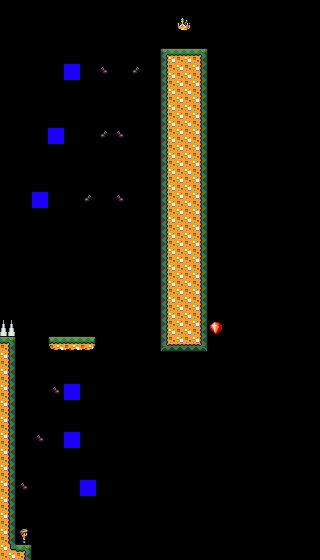

Below is a game level as drawn by its tile map, then a one-line description and the .tmx file that defines it, in full:
An orthogonal 20x35 tile map with 16x16 px tiles, 3 tile layers (Geometry, Platforms, Entities).

<map version="1.4" tiledversion="1.4.3" orientation="orthogonal" renderorder="right-down" width="20" height="35" tilewidth="16" tileheight="16" infinite="0" nextlayerid="5" nextobjectid="1">
 <editorsettings>
  <export target="level4.lua" format="lua" />
 </editorsettings>
 <tileset firstgid="1" source="../Seasons16.tsx" />
 <layer id="2" name="Geometry" width="20" height="35">
  <data encoding="csv">
0,0,0,0,0,0,0,0,0,0,0,0,0,0,0,0,0,0,0,0,
0,0,0,0,0,0,0,0,0,0,0,65,0,0,0,0,0,0,0,0,
0,0,0,0,0,0,0,0,0,0,0,0,0,0,0,0,0,0,0,0,
0,0,0,0,0,0,0,0,0,0,52,53,54,0,0,0,0,0,0,0,
0,0,0,0,0,0,0,0,0,0,69,70,71,0,0,0,0,0,0,0,
0,0,0,0,0,0,0,0,0,0,69,70,71,0,0,0,0,0,0,0,
0,0,0,0,0,0,0,0,0,0,69,70,71,0,0,0,0,0,0,0,
0,0,0,0,0,0,0,0,0,0,69,70,71,0,0,0,0,0,0,0,
0,0,0,0,0,0,0,0,0,0,69,70,71,0,0,0,0,0,0,0,
0,0,0,0,0,0,0,0,0,0,69,70,71,0,0,0,0,0,0,0,
0,0,0,0,0,0,0,0,0,0,69,70,71,0,0,0,0,0,0,0,
0,0,0,0,0,0,0,0,0,0,69,70,71,0,0,0,0,0,0,0,
0,0,0,0,0,0,0,0,0,0,69,70,71,0,0,0,0,0,0,0,
0,0,0,0,0,0,0,0,0,0,69,70,71,0,0,0,0,0,0,0,
0,0,0,0,0,0,0,0,0,0,69,70,71,0,0,0,0,0,0,0,
0,0,0,0,0,0,0,0,0,0,69,70,71,0,0,0,0,0,0,0,
0,0,0,0,0,0,0,0,0,0,69,70,71,0,0,0,0,0,0,0,
0,0,0,0,0,0,0,0,0,0,69,70,71,0,0,0,0,0,0,0,
0,0,0,0,0,0,0,0,0,0,69,70,71,0,0,0,0,0,0,0,
0,0,0,0,0,0,0,0,0,0,69,70,71,0,0,0,0,0,0,0,
105,0,0,0,0,0,0,0,0,0,69,70,71,0,0,0,0,0,0,0,
54,0,0,0,0,0,0,0,0,0,86,87,88,0,0,0,0,0,0,0,
71,0,0,0,0,0,0,0,0,0,0,0,0,0,0,0,0,0,0,0,
71,0,0,0,0,0,0,0,0,0,0,0,0,0,0,0,0,0,0,0,
71,0,0,0,0,0,0,0,0,0,0,0,0,0,0,0,0,0,0,0,
71,0,0,0,0,0,0,0,0,0,0,0,0,0,0,0,0,0,0,0,
71,0,0,0,0,0,0,0,0,0,0,0,0,0,0,0,0,0,0,0,
71,0,0,0,0,0,0,0,0,0,0,0,0,0,0,0,0,0,0,0,
71,0,0,0,0,0,0,0,0,0,0,0,0,0,0,0,0,0,0,0,
71,0,0,0,0,0,0,0,0,0,0,0,0,0,0,0,0,0,0,0,
71,0,0,0,0,0,0,0,0,0,0,0,0,0,0,0,0,0,0,0,
71,0,0,0,0,0,0,0,0,0,0,0,0,0,0,0,0,0,0,0,
71,0,0,0,0,0,0,0,0,0,0,0,0,0,0,0,0,0,0,0,
71,0,0,0,0,0,0,0,0,0,0,0,0,0,0,0,0,0,0,0,
104,54,0,0,0,0,0,0,0,0,0,0,0,0,0,0,0,0,0,0
</data>
 </layer>
 <layer id="3" name="Platforms" width="20" height="35">
  <data encoding="csv">
0,0,0,0,0,0,0,0,0,0,0,0,0,0,0,0,0,0,0,0,
0,0,0,0,0,0,0,0,0,0,0,0,0,0,0,0,0,0,0,0,
0,0,0,0,0,0,0,0,0,0,0,0,0,0,0,0,0,0,0,0,
0,0,0,0,0,0,0,0,0,0,0,0,0,0,0,0,0,0,0,0,
0,0,0,0,0,0,0,0,0,0,0,0,0,0,0,0,0,0,0,0,
0,0,0,0,0,0,0,0,0,0,0,0,0,0,0,0,0,0,0,0,
0,0,0,0,0,0,0,0,0,0,0,0,0,0,0,0,0,0,0,0,
0,0,0,0,0,0,0,0,0,0,0,0,0,0,0,0,0,0,0,0,
0,0,0,0,0,0,0,0,0,0,0,0,0,0,0,0,0,0,0,0,
0,0,0,0,0,0,0,0,0,0,0,0,0,0,0,0,0,0,0,0,
0,0,0,0,0,0,0,0,0,0,0,0,0,0,0,0,0,0,0,0,
0,0,0,0,0,0,0,0,0,0,0,0,0,0,0,0,0,0,0,0,
0,0,0,0,0,0,0,0,0,0,0,0,0,0,0,0,0,0,0,0,
0,0,0,0,0,0,0,0,0,0,0,0,0,0,0,0,0,0,0,0,
0,0,0,0,0,0,0,0,0,0,0,0,0,0,0,0,0,0,0,0,
0,0,0,0,0,0,0,0,0,0,0,0,0,0,0,0,0,0,0,0,
0,0,0,0,0,0,0,0,0,0,0,0,0,0,0,0,0,0,0,0,
0,0,0,0,0,0,0,0,0,0,0,0,0,0,0,0,0,0,0,0,
0,0,0,0,0,0,0,0,0,0,0,0,0,0,0,0,0,0,0,0,
0,0,0,0,0,0,0,0,0,0,0,0,0,0,0,0,0,0,0,0,
0,0,0,0,0,0,0,0,0,0,0,0,0,0,0,0,0,0,0,0,
0,0,0,188,189,190,0,0,0,0,0,0,0,0,0,0,0,0,0,0,
0,0,0,0,0,0,0,0,0,0,0,0,0,0,0,0,0,0,0,0,
0,0,0,0,0,0,0,0,0,0,0,0,0,0,0,0,0,0,0,0,
0,0,0,0,0,0,0,0,0,0,0,0,0,0,0,0,0,0,0,0,
0,0,0,0,0,0,0,0,0,0,0,0,0,0,0,0,0,0,0,0,
0,0,0,0,0,0,0,0,0,0,0,0,0,0,0,0,0,0,0,0,
0,0,0,0,0,0,0,0,0,0,0,0,0,0,0,0,0,0,0,0,
0,0,0,0,0,0,0,0,0,0,0,0,0,0,0,0,0,0,0,0,
0,0,0,0,0,0,0,0,0,0,0,0,0,0,0,0,0,0,0,0,
0,0,0,0,0,0,0,0,0,0,0,0,0,0,0,0,0,0,0,0,
0,0,0,0,0,0,0,0,0,0,0,0,0,0,0,0,0,0,0,0,
0,0,0,0,0,0,0,0,0,0,0,0,0,0,0,0,0,0,0,0,
0,0,0,0,0,0,0,0,0,0,0,0,0,0,0,0,0,0,0,0,
0,0,0,0,0,0,0,0,0,0,0,0,0,0,0,0,0,0,0,0
</data>
 </layer>
 <layer id="4" name="Entities" width="20" height="35">
  <data encoding="csv">
0,0,0,0,0,0,0,0,0,0,0,0,0,0,0,0,0,0,0,0,
0,0,0,0,0,0,0,0,0,0,0,0,0,0,0,0,0,0,0,0,
0,0,0,0,0,0,0,0,0,0,0,0,0,0,0,0,0,0,0,0,
0,0,0,0,0,0,0,0,0,0,0,0,0,0,0,0,0,0,0,0,
0,0,0,0,66,0,30,0,47,0,0,0,0,0,0,0,0,0,0,0,
0,0,0,0,0,0,0,0,0,0,0,0,0,0,0,0,0,0,0,0,
0,0,0,0,0,0,0,0,0,0,0,0,0,0,0,0,0,0,0,0,
0,0,0,0,0,0,0,0,0,0,0,0,0,0,0,0,0,0,0,0,
0,0,0,66,0,0,47,30,0,0,0,0,0,0,0,0,0,0,0,0,
0,0,0,0,0,0,0,0,0,0,0,0,0,0,0,0,0,0,0,0,
0,0,0,0,0,0,0,0,0,0,0,0,0,0,0,0,0,0,0,0,
0,0,0,0,0,0,0,0,0,0,0,0,0,0,0,0,0,0,0,0,
0,0,66,0,0,47,0,30,0,0,0,0,0,0,0,0,0,0,0,0,
0,0,0,0,0,0,0,0,0,0,0,0,0,0,0,0,0,0,0,0,
0,0,0,0,0,0,0,0,0,0,0,0,0,0,0,0,0,0,0,0,
0,0,0,0,0,0,0,0,0,0,0,0,0,0,0,0,0,0,0,0,
0,0,0,0,0,0,0,0,0,0,0,0,0,0,0,0,0,0,0,0,
0,0,0,0,0,0,0,0,0,0,0,0,0,0,0,0,0,0,0,0,
0,0,0,0,0,0,0,0,0,0,0,0,0,0,0,0,0,0,0,0,
0,0,0,0,0,0,0,0,0,0,0,0,0,0,0,0,0,0,0,0,
0,0,0,0,0,0,0,0,0,0,0,0,0,15,0,0,0,0,0,0,
0,0,0,0,0,0,0,0,0,0,0,0,0,0,0,0,0,0,0,0,
0,0,0,0,0,0,0,0,0,0,0,0,0,0,0,0,0,0,0,0,
0,0,0,0,0,0,0,0,0,0,0,0,0,0,0,0,0,0,0,0,
0,0,0,30,66,0,0,0,0,0,0,0,0,0,0,0,0,0,0,0,
0,0,0,0,0,0,0,0,0,0,0,0,0,0,0,0,0,0,0,0,
0,0,0,0,0,0,0,0,0,0,0,0,0,0,0,0,0,0,0,0,
0,0,30,0,66,0,0,0,0,0,0,0,0,0,0,0,0,0,0,0,
0,0,0,0,0,0,0,0,0,0,0,0,0,0,0,0,0,0,0,0,
0,0,0,0,0,0,0,0,0,0,0,0,0,0,0,0,0,0,0,0,
0,30,0,0,0,66,0,0,0,0,0,0,0,0,0,0,0,0,0,0,
0,0,0,0,0,0,0,0,0,0,0,0,0,0,0,0,0,0,0,0,
0,0,0,0,0,0,0,0,0,0,0,0,0,0,0,0,0,0,0,0,
0,64,0,0,0,0,0,0,0,0,0,0,0,0,0,0,0,0,0,0,
0,0,0,0,0,0,0,0,0,0,0,0,0,0,0,0,0,0,0,0
</data>
 </layer>
</map>
